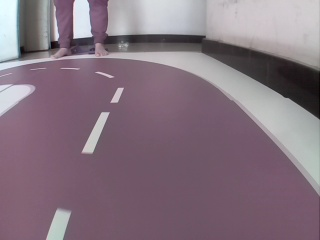
#> input picture data_all/100.jpg, 320 x 240 px, given in place of 1.jpg, which was not available
$ python thresholding_main.py   (older library calls are emulated)
#> lines starting #> are read from the running program, lines starting #| are printed output that depends on the picture; after the words box and inside, x2 and y2 are one past the last pixel; in counts of white or black regions, pixels touching at a corner belong together; pictures that were not available may be replaced by others from this repository, and a replacement may not be noted
#> further down, image is the input picture: shape (240, 320, 3); mean B, G, R 127.2, 115.2, 132.9
### perspective_regionofint_main.py
import numpy as np
import cv2

#perspective transform on undistorted images
# [16 lines left out: function perspective_transform, not called in this run]

#region of interest
def region_of_interest(img, vertices):
    #defining a blank mask to start with
    mask = np.zeros_like(img, dtype=np.uint8)
    #defining a 3 channel or 1 channel color to fill the mask with depending on the input image
    if len(img.shape) > 2:
        channel_count = img.shape[2]  # i.e. 3 or 4 depending on your image
        ignore_mask_color = (255,) * channel_count
    else:
        ignore_mask_color = 255

    #filling pixels inside the polygon defined by "vertices" with the fill color
    cv2.fillPoly(mask, vertices, ignore_mask_color)
    #returning the image only where mask pixels are nonzero
    masked_image = cv2.bitwise_and(img, mask)
    return masked_image

### thresholding_main.py
import numpy as np
import cv2
import matplotlib.pyplot as plt

import glob
import pickle
from perspective_regionofint_main import *
from skimage import img_as_ubyte

#grad threshold sobel x/y
# Define a function that takes an image, gradient orientation, kernel
# and threshold min / max values.
def abs_sobel_thresh(img, orient='x', sobel_kernel = 3, thresh = (0,255)):
    #hls = cv2.cvtColor(img, cv2.COLOR_RGB2HLS).astype(np.float)
    #l_channel = hls[:,:,1]
    # Apply x or y gradient with the OpenCV Sobel() function
    # and take the absolute value
    if orient == 'x':
        abs_sobel = np.absolute(cv2.Sobel(img, cv2.CV_64F, 1, 0, ksize = sobel_kernel))
    if orient == 'y':
        abs_sobel = np.absolute(cv2.Sobel(img, cv2.CV_64F, 0, 1, ksize = sobel_kernel))
    # Rescale back to 8 bit integer
    scaled_sobel = np.uint8(255*abs_sobel/np.max(abs_sobel))
    # Create a copy and apply the threshold
    binary_output = np.zeros_like(scaled_sobel)
    # Here I'm using inclusive (>=, <=) thresholds, but exclusive is ok too
    binary_output[(scaled_sobel >= thresh[0]) & (scaled_sobel <= thresh[1])] = 1

    # Return the result
    return binary_output

# Define a function to return the magnitude of the gradient
# for a given sobel kernel size and threshold values
def mag_thresh(img, sobel_kernel=3, mag_thresh=(0, 255)):
    # Take both Sobel x and y gradients
    sobelx = cv2.Sobel(img, cv2.CV_64F, 1, 0, ksize=sobel_kernel)
    sobely = cv2.Sobel(img, cv2.CV_64F, 0, 1, ksize=sobel_kernel)
    # Calculate the gradient magnitude
    gradmag = np.sqrt(sobelx**2 + sobely**2)
    # Rescale to 8 bit
    scale_factor = np.max(gradmag)/255
    gradmag = (gradmag/scale_factor).astype(np.uint8)
    # Create a binary image of ones where threshold is met, zeros otherwise
    binary_output = np.zeros_like(gradmag)
    binary_output[(gradmag >= mag_thresh[0]) & (gradmag <= mag_thresh[1])] = 1

    # Return the binary image
    return binary_output


# Define a function to threshold an image for a given range and Sobel kernel for directionsobel
def dir_threshold(img, sobel_kernel=3, thresh=(0, np.pi/2)):
    # Calculate the x and y gradients
    sobelx = cv2.Sobel(img, cv2.CV_64F, 1, 0, ksize=sobel_kernel)
    sobely = cv2.Sobel(img, cv2.CV_64F, 0, 1, ksize=sobel_kernel)
    # Take the absolute value of the gradient direction,
    # apply a threshold, and create a binary image result
    absgraddir = np.arctan2(np.absolute(sobely), np.absolute(sobelx))
    binary_output =  np.zeros_like(absgraddir)
    binary_output[(absgraddir >= thresh[0]) & (absgraddir <= thresh[1])] = 1

    # Return the binary image
    return binary_output.astype(np.uint8)

#used for the white lanes histogram equalisation thresholding
def adp_thresh_grayscale(gray, thr = 250):

    img = cv2.equalizeHist(gray)
    ret, thrs = cv2.threshold(img, thresh=thr, maxval=255, type=cv2.THRESH_BINARY)

    return thrs

#Color thresholding, takes saturation and value images in single channel and corresponding threshold values
def color_thr(s_img, v_img, s_threshold = (0,255), v_threshold = (0,255)):
    s_binary = np.zeros_like(s_img).astype(np.uint8)
    s_binary[(s_img > s_threshold[0]) & (s_img <= s_threshold[1])] = 1
    v_binary = np.zeros_like(s_img).astype(np.uint8)
    v_binary[(v_img > v_threshold[0]) & (v_img <= v_threshold[1])] = 1
    col = ((s_binary == 1) | (v_binary == 1))
    return col

#the main thresholding operaion is performed here
def thresholding(img, grad_thx_min =211, grad_thx_max =255,grad_thy_min =0, grad_thy_max = 25, mag_th_min = 150,mag_th_max = 255, dir_th_min  = 0.7, dir_th_max = 1.3, s_threshold_min = 113, s_threshold_max = 255, v_threshold_min = 234, v_threshold_max = 255,  k_size = 15, adp_thr = 250):
    # Convert to HSV color space and separate the V channel
    imshape = img.shape
    #convert to HLS
    hls = cv2.cvtColor(img, cv2.COLOR_RGB2HLS).astype(np.float)
    #read saturation channel
    s_channel = hls[:,:,2].astype(np.uint8)
    #Convert to HSV
    hsv = cv2.cvtColor(img, cv2.COLOR_RGB2HSV).astype(np.float)
    #read the value channel
    v_channel = hls[:,:,2].astype(np.uint8)
    #threshold grad
    ksize = k_size # Choose a larger odd number to smooth gradient measurements
    gradx = abs_sobel_thresh(v_channel, orient='x', sobel_kernel=ksize, thresh=(grad_thx_min,grad_thx_max))
    grady = abs_sobel_thresh(v_channel, orient='y', sobel_kernel=ksize, thresh=(grad_thy_min, grad_thy_max))
    mag_binary = mag_thresh(v_channel, sobel_kernel=ksize, mag_thresh=(mag_th_min, mag_th_max))
    dir_binary = dir_threshold(v_channel, sobel_kernel=ksize, thresh=(dir_th_min, dir_th_max))
    combined = np.zeros_like(gradx)
    combined[((gradx == 1) & (grady == 1)) | ((mag_binary == 1) & (dir_binary == 1))] = 1

    # Threshold color channel for yellow
    s_binary = color_thr(s_channel, v_channel, s_threshold=(s_threshold_min,s_threshold_max), v_threshold= (v_threshold_min,v_threshold_max)).astype(np.uint8)

    #histogram equalised thresholding for white lanes
    gray = cv2.cvtColor(img, cv2.COLOR_RGB2GRAY).astype(np.uint8)
    adp = adp_thresh_grayscale(gray, adp_thr)/255
    # Stack each channel
    # Note color_binary[:, :, 0] is all 0s, effectively an all black image. It might
    # be beneficial to replace this channel with something else.
    #color_binary = np.dstack(( np.zeros_like(s_binary),combined, s_binary))
    color_binary = np.zeros_like(gradx)
    color_binary[(combined == 1) | (s_binary == 1) | (adp == 1)] = 1
    color_binary = np.dstack(( color_binary,color_binary,color_binary)).astype(np.float32)
    #region of interest is applied here
    vertices = np.array([[(.55*imshape[1], 0.6*imshape[0]), (imshape[1],imshape[0]),
                        (0,imshape[0]),(.45*imshape[1], 0.6*imshape[0])]], dtype=np.int32)
    color_binary = region_of_interest(color_binary.astype(np.uint8), vertices)
    #plt.imshow(color_binary*255, cmap = "gray")
    return color_binary.astype(np.float32), combined, s_binary


#this is a function defined for the interactive thresholding operation hyperparameters tweeking
#here we do not return the image but plot the image as required
def thresholding_interative(img, grad_thx_min =211, grad_thx_max =255,grad_thy_min =0, grad_thy_max = 25, mag_th_min = 150,mag_th_max = 255, dir_th_min  = 0.7, dir_th_max = 1.3, s_threshold_min = 113, s_threshold_max = 255, v_threshold_min = 234, v_threshold_max = 255,  k_size = 15, adp_thr = 250):
    # Convert to HSV color space and separate the V channel
#> called with grad_thx_min = 211, grad_thx_max = 255, grad_thy_min = 0, grad_thy_max = 25, mag_th_min = 150, mag_th_max = 255, dir_th_min = 0.7, dir_th_max = 1.3
    imshape = img.shape
#> imshape = (240, 320, 3)

    #vertices = np.array([[(.65*imshape[1], 0.65*imshape[0]), (imshape[1],imshape[0]),
    #                    (0,imshape[0]),(.35*imshape[1], 0.65*imshape[0])]], dtype=np.int32)
    #img = region_of_interest(img, vertices)
    hls = cv2.cvtColor(img, cv2.COLOR_RGB2HLS).astype(np.float)
    s_channel = hls[:,:,2].astype(np.uint8)
    #l_channel = hls[:,:,1].astype(np.uint8)
    hsv = cv2.cvtColor(img, cv2.COLOR_RGB2HSV).astype(np.float)
    v_channel = hls[:,:,2].astype(np.uint8)
    #threshold grad
    ksize = k_size # Choose a larger odd number to smooth gradient measurements
    gradx = abs_sobel_thresh(v_channel, orient='x', sobel_kernel=ksize, thresh=(grad_thx_min,grad_thx_max))
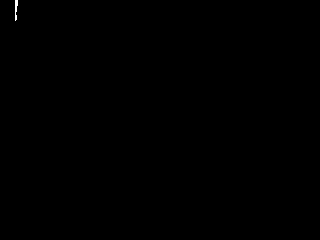
#> gradx: shape (240, 320); values 0 (black) and 1 (white), 0.06% white in thin lines or dots, all inside (x1, y1, x2, y2) = (15, 0, 18, 21)
    grady = abs_sobel_thresh(v_channel, orient='y', sobel_kernel=ksize, thresh=(grad_thy_min, grad_thy_max))
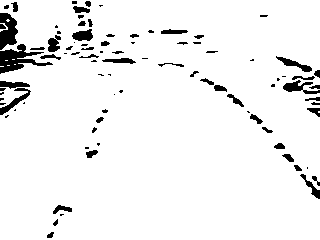
#> grady: shape (240, 320); values 0 (black) and 1 (white), 94.2% white; 90 black regions (41 under 20 px), largest, box (x1, y1, x2, y2) and area: (0, 44, 53, 74) 655, (0, 13, 18, 50) 446, (283, 80, 320, 94) 232
    mag_binary = mag_thresh(v_channel, sobel_kernel=ksize, mag_thresh=(mag_th_min, mag_th_max))
#> in mag_thresh, `sobelx = cv2.Sobel(img, cv2.CV_64F, 1, 0, ksize=sobel_kernel)`:
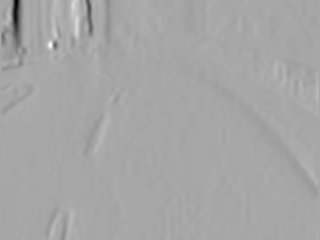
#> sobelx: shape (240, 320) float64; min -5.53e+09, max 2.91e+09, mean -24284722.2; drawn with min black and max white
#> in mag_thresh, `sobely = cv2.Sobel(img, cv2.CV_64F, 0, 1, ksize=sobel_kernel)`:
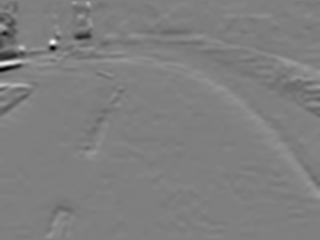
#> sobely: shape (240, 320) float64; min -2.37e+09, max 2.39e+09, mean 615276.9; drawn with min black and max white
#> in mag_thresh, `scale_factor = np.max(gradmag)/255`: scale_factor = 21698498.8
#> mag_binary: shape (240, 320); values 0 (black) and 1 (white), 0.16% white; 1 white region, box (x1, y1, x2, y2) and area: (13, 0, 19, 30) 126
    dir_binary = dir_threshold(v_channel, sobel_kernel=ksize, thresh=(dir_th_min, dir_th_max))
#> in dir_threshold, `absgraddir = np.arctan2(np.absolute(sobely), np.absolute(sobelx))`:
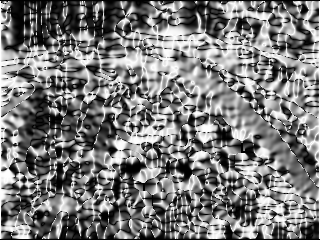
#> absgraddir: shape (240, 320) float64; min 0, max 1.57, mean 0.76; drawn with min black and max white
#> dir_binary: shape (240, 320); values 0 (black) and 1 (white), 34.6% white; 636 white regions (500 under 20 px), largest, box (x1, y1, x2, y2) and area: (165, 14, 319, 158) 5935, (56, 24, 176, 101) 2687, (1, 66, 60, 145) 915
    combined = np.zeros_like(gradx)
    combined[((gradx == 1) & (grady == 1)) | ((mag_binary == 1) & (dir_binary == 1))] = 1

    # Threshold color channel
    s_binary = color_thr(s_channel, v_channel, s_threshold=(s_threshold_min,s_threshold_max), v_threshold= (v_threshold_min,v_threshold_max)).astype(np.uint8)
#> s_binary: shape (240, 320); values 0 (black) and 1 (white), 1.2% white; 16 white regions (13 under 20 px), largest, box (x1, y1, x2, y2) and area: (0, 0, 17, 54) 770, (77, 0, 89, 17) 88, (78, 16, 84, 25) 33

    gray = cv2.cvtColor(img, cv2.COLOR_RGB2GRAY).astype(np.uint8)
    adp = adp_thresh_grayscale(gray, adp_thr)/255
#> in adp_thresh_grayscale, `img = cv2.equalizeHist(gray)`:
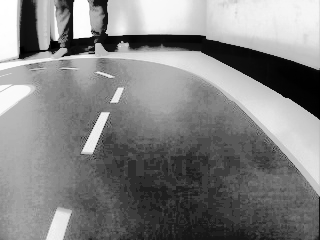
#> img: shape (240, 320); min 0, max 255, mean 130.4
#> in adp_thresh_grayscale, `ret, thrs = cv2.threshold(img, thresh=thr, maxval=255, type=cv2.THRESH..`: thrs: shape (240, 320); 1.8% white; 9 white regions (6 under 20 px), largest, box (x1, y1, x2, y2) and area: (0, 0, 17, 54) 837, (74, 0, 90, 38) 479, (0, 63, 10, 70) 32
#> in adp_thresh_grayscale, `ret, thrs = cv2.threshold(img, thresh=thr, maxval=255, type=cv2.THRESH..`: ret = 250
    #plt.imshow(adp, cmap = 'gray')
    #plt.show()
    # Stack each channel
    # Note color_binary[:, :, 0] is all 0s, effectively an all black image. It might
    # be beneficial to replace this channel with something else.
    #color_binary = np.dstack(( np.zeros_like(s_binary),combined, s_binary))
    color_binary = np.zeros_like(gradx)
    color_binary[(combined == 1) | (s_binary == 1) | (adp == 1)] = 1
    color_binary = np.dstack(( color_binary,color_binary,color_binary)).astype(np.float32)
    vertices = np.array([[(.55*imshape[1], 0.6*imshape[0]), (imshape[1],imshape[0]),
                        (0,imshape[0]),(.45*imshape[1], 0.6*imshape[0])]], dtype=np.int32)
    color_binary = region_of_interest(color_binary.astype(np.uint8), vertices)
#> in region_of_interest, `cv2.fillPoly(mask, vertices, ignore_mask_color)`:
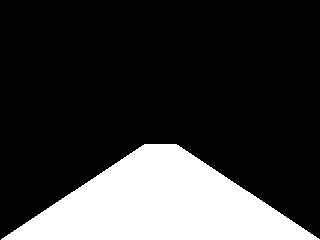
#> mask: shape (240, 320, 3); 22.1% white; 1 white region, box (x1, y1, x2, y2) and area: (1, 144, 320, 240) 16944
#> in region_of_interest, `masked_image = cv2.bitwise_and(img, mask)`: img: shape (240, 320, 3); values 0 (black) and 1 (white), 1.8% white; 10 white regions (7 under 20 px), largest, box (x1, y1, x2, y2) and area: (0, 0, 18, 54) 849, (74, 0, 90, 38) 480, (0, 63, 10, 70) 32
    plt.imshow(color_binary * 255, cmap="gray")
    plt.show()
    #return color_binary.astype(np.float32), combined, s_binary
image = cv2.imread('data_all/%s.jpg' %str(1),1)
thresholding_interative(image, grad_thx_min =211, grad_thx_max =255,grad_thy_min =0, grad_thy_max = 25, mag_th_min = 150,mag_th_max = 255, dir_th_min  = 0.7, dir_th_max = 1.3, s_threshold_min = 113, s_threshold_max = 255, v_threshold_min = 234, v_threshold_max = 255,  k_size = 15, adp_thr = 250)

$ run again, on data_all/118.jpg
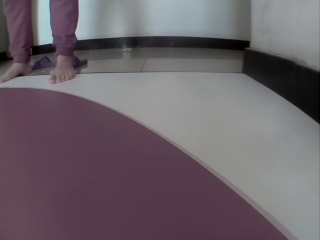
#> input picture data_all/118.jpg, 320 x 240 px, given in place of 1.jpg, which was not available
#> image is the input picture: shape (240, 320, 3); mean B, G, R 104.7, 97.6, 107.3
#> gradx: shape (240, 320); values 0 (black) and 1 (white), 0.02% white in thin lines or dots, all inside (x1, y1, x2, y2) = (38, 43, 248, 53)
#> in thresholding_interative, `grady = abs_sobel_thresh(v_channel, orient='y', sobel_kernel=ksize, th..`:
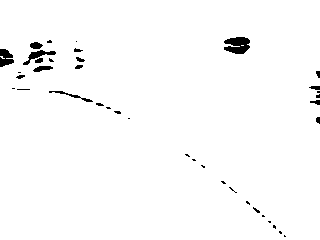
#> grady: shape (240, 320); values 0 (black) and 1 (white), 98.3% white; 39 black regions (24 under 20 px), largest, box (x1, y1, x2, y2) and area: (224, 37, 250, 54) 327, (0, 49, 14, 67) 175, (23, 50, 56, 65) 154
#> scale_factor = 24425652.4
#> mag_binary: shape (240, 320); values 0 (black) and 1 (white), 0.24% white; 5 white regions (3 under 20 px), largest, box (x1, y1, x2, y2) and area: (233, 39, 249, 52) 123, (32, 45, 40, 57) 43
#> dir_binary: shape (240, 320); values 0 (black) and 1 (white), 34.6% white; 560 white regions (451 under 20 px), largest, box (x1, y1, x2, y2) and area: (27, 34, 301, 239) 11234, (253, 2, 319, 83) 1512, (199, 27, 272, 83) 1033
#> s_binary: shape (240, 320); values 0 (black) and 1 (white), 0.29% white; 9 white regions (6 under 20 px), largest, box (x1, y1, x2, y2) and area: (232, 41, 247, 50) 93, (30, 46, 39, 55) 50, (0, 53, 12, 62) 45
#> thrs: shape (240, 320); 1.9% white; 3 white regions, box (x1, y1, x2, y2) and area: (149, 0, 193, 23) 564, (38, 0, 53, 44) 509, (75, 0, 90, 39) 399
#> ret = 250
#> mask: shape (240, 320, 3); 22.1% white; 1 white region, box (x1, y1, x2, y2) and area: (1, 144, 320, 240) 16944
#> in region_of_interest, `masked_image = cv2.bitwise_and(img, mask)`:
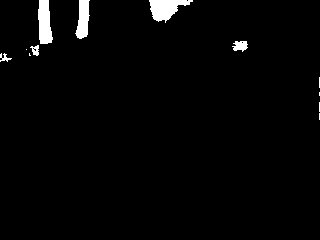
#> img: shape (240, 320, 3); values 0 (black) and 1 (white), 2.3% white; 12 white regions (6 under 20 px), largest, box (x1, y1, x2, y2) and area: (149, 0, 193, 23) 564, (38, 0, 53, 44) 509, (75, 0, 90, 39) 399, (232, 41, 248, 52) 121, (30, 45, 39, 56) 59, (0, 53, 12, 62) 49

$ run again, on data_all/119.jpg
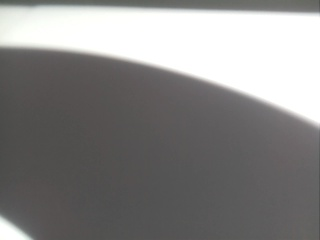
#> input picture data_all/119.jpg, 320 x 240 px, given in place of 1.jpg, which was not available
#> image is the input picture: shape (240, 320, 3); mean B, G, R 133.8, 134.5, 135.5
#> gradx: shape (240, 320); values 0 (black) and 1 (white), 0.01% white in thin lines or dots, all inside (x1, y1, x2, y2) = (5, 236, 7, 240)
#> in thresholding_interative, `grady = abs_sobel_thresh(v_channel, orient='y', sobel_kernel=ksize, th..`:
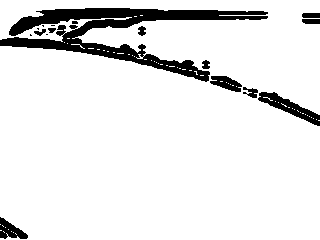
#> grady: shape (240, 320); values 0 (black) and 1 (white), 90.3% white; 17 black regions (6 under 20 px), largest, box (x1, y1, x2, y2) and area: (0, 8, 268, 82) 5611, (258, 92, 320, 126) 698, (0, 217, 28, 239) 331
#> scale_factor = 28299849.5
#> mag_binary: shape (240, 320); values 0 (black) and 1 (white), 2.1% white; 36 white regions (19 under 20 px), largest, box (x1, y1, x2, y2) and area: (13, 16, 160, 49) 642, (71, 11, 159, 17) 242, (2, 222, 25, 240) 60
#> dir_binary: shape (240, 320); values 0 (black) and 1 (white), 26.6% white; 384 white regions (262 under 20 px), largest, box (x1, y1, x2, y2) and area: (143, 51, 319, 168) 4401, (1, 192, 44, 239) 816, (57, 91, 106, 151) 675
#> s_binary: shape (240, 320); values 0 (black) and 1 (white), 4.1% white; 25 white regions (15 under 20 px), largest, box (x1, y1, x2, y2) and area: (9, 13, 246, 58) 2468, (285, 106, 320, 122) 97, (0, 222, 25, 240) 97
#> thrs: shape (240, 320); 18.4% white; 4 white regions (2 under 20 px), largest, box (x1, y1, x2, y2) and area: (64, 15, 320, 120) 13940, (0, 226, 17, 240) 130
#> ret = 250
#> mask: shape (240, 320, 3); 22.1% white; 1 white region, box (x1, y1, x2, y2) and area: (1, 144, 320, 240) 16944
#> in region_of_interest, `masked_image = cv2.bitwise_and(img, mask)`:
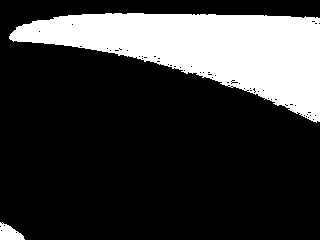
#> img: shape (240, 320, 3); values 0 (black) and 1 (white), 22.5% white; 2 white regions, box (x1, y1, x2, y2) and area: (9, 13, 320, 123) 16994, (0, 222, 25, 240) 284

$ run again, on data_all/12.jpg
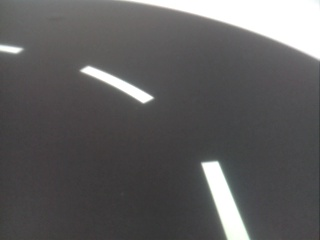
#> input picture data_all/12.jpg, 320 x 240 px, given in place of 1.jpg, which was not available
#> image is the input picture: shape (240, 320, 3); mean B, G, R 93.9, 93.5, 94.3
#> gradx: shape (240, 320); values 0 (black) and 1 (white), 0.09% white in thin lines or dots, all inside (x1, y1, x2, y2) = (203, 0, 305, 240)
#> grady: shape (240, 320); values 0 (black) and 1 (white), 93.7% white; 11 black regions (5 under 20 px), largest, box (x1, y1, x2, y2) and area: (130, 1, 306, 54) 1772, (201, 159, 251, 239) 1455, (81, 64, 154, 106) 999, (0, 43, 20, 56) 220, (302, 1, 320, 20) 214, (307, 44, 320, 61) 157
#> scale_factor = 27321430.9
#> mag_binary: shape (240, 320); values 0 (black) and 1 (white), 2% white in thin lines or dots
#> dir_binary: shape (240, 320); values 0 (black) and 1 (white), 33.3% white in thin lines or dots
#> s_binary: shape (240, 320); values 0 (black) and 1 (white), 2.7% white; 27 white regions (14 under 20 px), largest, box (x1, y1, x2, y2) and area: (203, 162, 249, 240) 958, (84, 68, 152, 102) 390, (132, 0, 200, 14) 213
#> thrs: shape (240, 320); 5.9% white; 12 white regions (6 under 20 px), largest, box (x1, y1, x2, y2) and area: (150, 0, 320, 54) 3866, (210, 176, 228, 203) 217, (222, 200, 239, 227) 159, (85, 68, 123, 84) 96, (122, 82, 148, 100) 89, (208, 163, 216, 176) 69
#> ret = 250
#> mask: shape (240, 320, 3); 22.1% white; 1 white region, box (x1, y1, x2, y2) and area: (1, 144, 320, 240) 16944
#> in thresholding_interative, `plt.show()`:
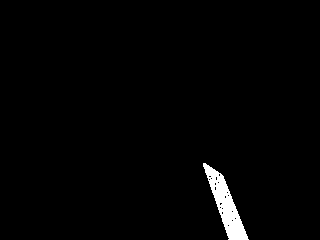
#> shown: shape (240, 320, 3); 1.7% white; 1 white region, box (x1, y1, x2, y2) and area: (203, 163, 249, 240) 1275
